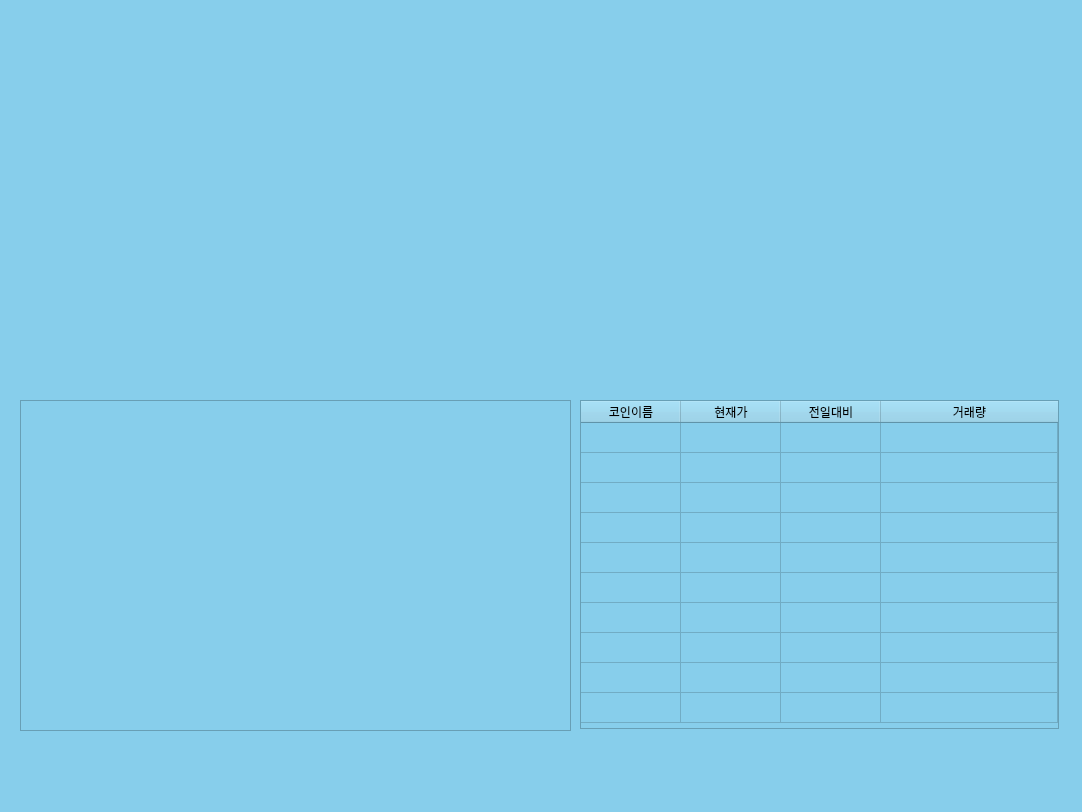
<?xml version="1.0" encoding="UTF-8"?>
<ui version="4.0">
 <class>MainWindow</class>
 <widget class="QMainWindow" name="MainWindow">
  <property name="geometry">
   <rect>
    <x>0</x>
    <y>0</y>
    <width>1082</width>
    <height>812</height>
   </rect>
  </property>
  <property name="windowTitle">
   <string>MainWindow</string>
  </property>
  <property name="styleSheet">
   <string notr="true"> background-color:skyblue;</string>
  </property>
  <widget class="QWidget" name="centralwidget">
   <widget class="QWidget" name="verticalLayoutWidget_4">
    <property name="geometry">
     <rect>
      <x>20</x>
      <y>400</y>
      <width>551</width>
      <height>331</height>
     </rect>
    </property>
    <layout class="QVBoxLayout" name="verticalLayout_4">
     <item>
      <widget class="QTableWidget" name="tableWidget_2"/>
     </item>
    </layout>
   </widget>
   <widget class="QTableWidget" name="tableWidget">
    <property name="geometry">
     <rect>
      <x>580</x>
      <y>400</y>
      <width>479</width>
      <height>329</height>
     </rect>
    </property>
    <property name="sizePolicy">
     <sizepolicy hsizetype="Minimum" vsizetype="Minimum">
      <horstretch>0</horstretch>
      <verstretch>0</verstretch>
     </sizepolicy>
    </property>
    <property name="minimumSize">
     <size>
      <width>400</width>
      <height>0</height>
     </size>
    </property>
    <property name="rowCount">
     <number>10</number>
    </property>
    <property name="columnCount">
     <number>4</number>
    </property>
    <attribute name="horizontalHeaderStretchLastSection">
     <bool>true</bool>
    </attribute>
    <attribute name="verticalHeaderVisible">
     <bool>false</bool>
    </attribute>
    <row/>
    <row/>
    <row/>
    <row/>
    <row/>
    <row/>
    <row/>
    <row/>
    <row/>
    <row/>
    <column>
     <property name="text">
      <string>코인이름</string>
     </property>
    </column>
    <column>
     <property name="text">
      <string>현재가</string>
     </property>
    </column>
    <column>
     <property name="text">
      <string>전일대비</string>
     </property>
    </column>
    <column>
     <property name="text">
      <string>거래량</string>
     </property>
    </column>
   </widget>
   <widget class="QWidget" name="gridLayoutWidget">
    <property name="geometry">
     <rect>
      <x>19</x>
      <y>-1</y>
      <width>1041</width>
      <height>391</height>
     </rect>
    </property>
    <layout class="QGridLayout" name="graph_verticalLayout"/>
   </widget>
  </widget>
  <widget class="QMenuBar" name="menubar">
   <property name="geometry">
    <rect>
     <x>0</x>
     <y>0</y>
     <width>1082</width>
     <height>21</height>
    </rect>
   </property>
  </widget>
  <widget class="QStatusBar" name="statusbar"/>
 </widget>
 <resources/>
 <connections/>
</ui>
